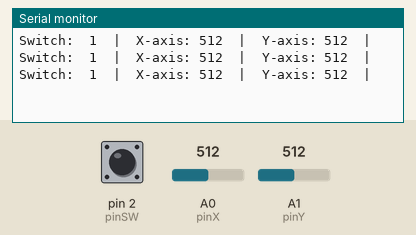
The sketch below on a simulated Arduino Uno, built with avr-gcc and run on an emulated ATmega328P. Parts: the last lines printed to the serial monitor. Inputs (shaded band) come from the test bench; at power-on: A0 (pinX) = 512, A1 (pinY) = 512, pin 2 (pinSW) HIGH.

Above: at 1.3 s.
1.4 s: A0 (pinX) set to 716
At 1.9 s:
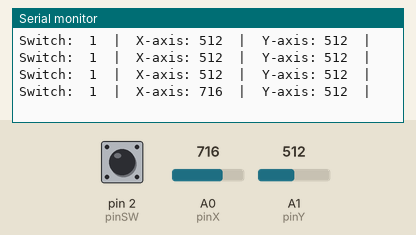
2.9 s: A1 (pinY) set to 716
At 3.3 s:
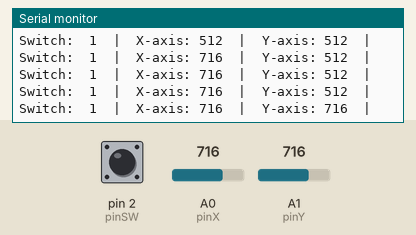
4.4 s: pin 2 (pinSW) pulled LOW for 0.6 s
At 4.9 s:
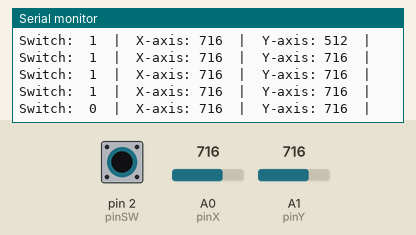
6.5 s: A0 (pinX) set to 900
At 6.9 s:
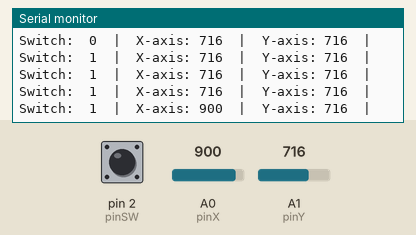
8.0 s: pin 2 (pinSW) pulled LOW for 1 s
At 8.4 s:
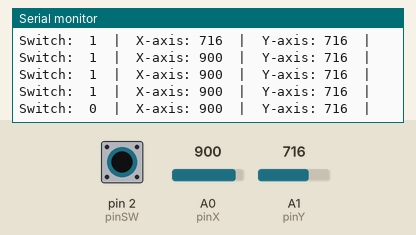
10.5 s: A1 (pinY) set to 900
At 10.9 s:
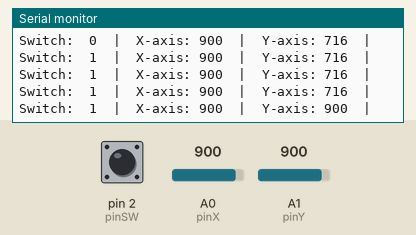
Timing chart, 0 to 13.0 s (numbered marks = the images above; inputs shaded):
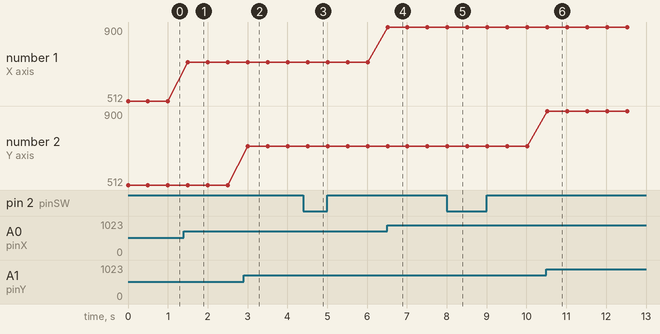

The sketch:

sketch_oct31d.ino
```cpp
// declare all the pins
const int pinSW = 2; // digital pin connected to switch output
const int pinX = A0; // A0 - analog pin connected to X output
const int pinY = A1; // A1 - analog pin connected to Y output
byte swState = LOW;
int xValue = 0;
int yValue = 0;
void setup() {
  pinMode(pinSW, INPUT_PULLUP); // activate pull-up resistor on the                     // push-button pin
  // Start the serial communication.
  Serial.begin(9600);
}

void loop() {
  swState = digitalRead(pinSW);
  xValue = analogRead(pinX);
  yValue = analogRead(pinY);

  Serial.print("Switch:  ");
  Serial.print(swState);
  Serial.print("  |  ");
  Serial.print("X-axis: ");
  Serial.print(xValue);
    Serial.print("  |  ");
  Serial.print("Y-axis: ");
  Serial.print(yValue);
  Serial.println("  |  ");
  delay(500);
}
```

Measured:
- after the input at 1.4 s, the serial monitor: prints a new line after 0.10 s (image 1)
- after the input at 2.9 s, the serial monitor: prints a new line after 0.11 s (image 2)
- after the input at 4.4 s, the serial monitor: prints a new line after 0.11 s (image 3)
- after the input at 6.5 s, the serial monitor: prints a new line at once (image 4)
- after the input at 8.0 s, the serial monitor: prints a new line at once (image 5)
- after the input at 10.5 s, the serial monitor: prints a new line at once (image 6)
- plotted number 1: 512 → 716 after the input at 1.4 s, 716 → 900 after the input at 6.5 s
